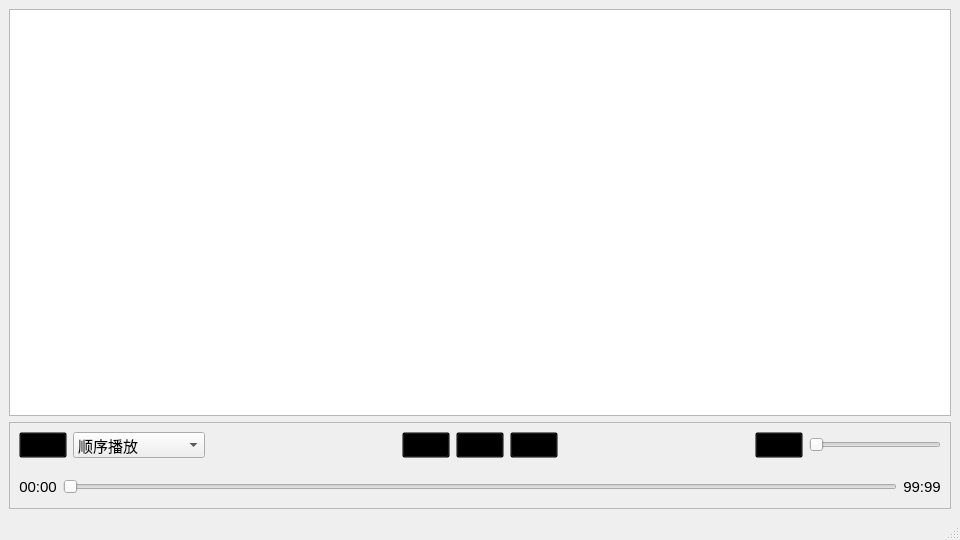
<?xml version="1.0" encoding="UTF-8"?>
<ui version="4.0">
 <class>MainWindow</class>
 <widget class="QMainWindow" name="MainWindow">
  <property name="geometry">
   <rect>
    <x>0</x>
    <y>0</y>
    <width>960</width>
    <height>540</height>
   </rect>
  </property>
  <property name="minimumSize">
   <size>
    <width>960</width>
    <height>540</height>
   </size>
  </property>
  <property name="windowTitle">
   <string>TinyMusicPlayer</string>
  </property>
  <property name="windowIcon">
   <iconset resource="../resource/res.qrc">
    <normaloff>:/icon/client.ico</normaloff>:/icon/client.ico</iconset>
  </property>
  <property name="styleSheet">
   <string notr="true"/>
  </property>
  <widget class="QWidget" name="centralwidget">
   <layout class="QGridLayout" name="gridLayout_2">
    <item row="0" column="0">
     <widget class="QListWidget" name="playList">
      <property name="font">
       <font>
        <pointsize>11</pointsize>
       </font>
      </property>
     </widget>
    </item>
    <item row="1" column="0">
     <widget class="QFrame" name="frame">
      <property name="styleSheet">
       <string notr="true"/>
      </property>
      <property name="frameShape">
       <enum>QFrame::StyledPanel</enum>
      </property>
      <property name="frameShadow">
       <enum>QFrame::Raised</enum>
      </property>
      <layout class="QVBoxLayout" name="verticalLayout">
       <item>
        <layout class="QHBoxLayout" name="control">
         <item>
          <widget class="QPushButton" name="dirBtn">
           <property name="sizePolicy">
            <sizepolicy hsizetype="Fixed" vsizetype="Fixed">
             <horstretch>0</horstretch>
             <verstretch>0</verstretch>
            </sizepolicy>
           </property>
           <property name="minimumSize">
            <size>
             <width>0</width>
             <height>0</height>
            </size>
           </property>
           <property name="font">
            <font>
             <pointsize>11</pointsize>
            </font>
           </property>
           <property name="styleSheet">
            <string notr="true">background-color: transparent;</string>
           </property>
           <property name="text">
            <string/>
           </property>
           <property name="icon">
            <iconset resource="../resource/res.qrc">
             <normaloff>:/icon/add_dir.ico</normaloff>:/icon/add_dir.ico</iconset>
           </property>
           <property name="iconSize">
            <size>
             <width>25</width>
             <height>25</height>
            </size>
           </property>
          </widget>
         </item>
         <item>
          <widget class="QComboBox" name="playRuleBox">
           <property name="enabled">
            <bool>true</bool>
           </property>
           <property name="sizePolicy">
            <sizepolicy hsizetype="Fixed" vsizetype="Fixed">
             <horstretch>0</horstretch>
             <verstretch>0</verstretch>
            </sizepolicy>
           </property>
           <property name="minimumSize">
            <size>
             <width>132</width>
             <height>0</height>
            </size>
           </property>
           <property name="font">
            <font>
             <pointsize>11</pointsize>
             <kerning>true</kerning>
            </font>
           </property>
           <property name="layoutDirection">
            <enum>Qt::LeftToRight</enum>
           </property>
           <property name="styleSheet">
            <string notr="true">QComboBox{border-style: none;}
QComboBox::drop-down{border-style: none;}
background-color: transparent;</string>
           </property>
           <property name="editable">
            <bool>false</bool>
           </property>
           <property name="currentText">
            <string>顺序播放</string>
           </property>
           <property name="currentIndex">
            <number>0</number>
           </property>
           <property name="sizeAdjustPolicy">
            <enum>QComboBox::AdjustToContents</enum>
           </property>
           <property name="iconSize">
            <size>
             <width>25</width>
             <height>25</height>
            </size>
           </property>
           <property name="duplicatesEnabled">
            <bool>false</bool>
           </property>
           <property name="frame">
            <bool>true</bool>
           </property>
           <item>
            <property name="text">
             <string>顺序播放</string>
            </property>
            <property name="icon">
             <iconset resource="../resource/res.qrc">
              <normaloff>:/icon/list_loop.ico</normaloff>:/icon/list_loop.ico</iconset>
            </property>
           </item>
           <item>
            <property name="text">
             <string>随机播放</string>
            </property>
            <property name="icon">
             <iconset resource="../resource/res.qrc">
              <normaloff>:/icon/random.ico</normaloff>:/icon/random.ico</iconset>
            </property>
           </item>
           <item>
            <property name="text">
             <string>单曲循环</string>
            </property>
            <property name="icon">
             <iconset resource="../resource/res.qrc">
              <normaloff>:/icon/again.ico</normaloff>:/icon/again.ico</iconset>
            </property>
           </item>
          </widget>
         </item>
         <item>
          <spacer name="left">
           <property name="orientation">
            <enum>Qt::Horizontal</enum>
           </property>
           <property name="sizeHint" stdset="0">
            <size>
             <width>40</width>
             <height>20</height>
            </size>
           </property>
          </spacer>
         </item>
         <item>
          <widget class="QPushButton" name="preBtn">
           <property name="sizePolicy">
            <sizepolicy hsizetype="Fixed" vsizetype="Fixed">
             <horstretch>0</horstretch>
             <verstretch>0</verstretch>
            </sizepolicy>
           </property>
           <property name="minimumSize">
            <size>
             <width>0</width>
             <height>0</height>
            </size>
           </property>
           <property name="font">
            <font>
             <pointsize>11</pointsize>
            </font>
           </property>
           <property name="styleSheet">
            <string notr="true">background-color: transparent;</string>
           </property>
           <property name="text">
            <string/>
           </property>
           <property name="icon">
            <iconset resource="../resource/res.qrc">
             <normaloff>:/icon/pre.ico</normaloff>:/icon/pre.ico</iconset>
           </property>
           <property name="iconSize">
            <size>
             <width>40</width>
             <height>40</height>
            </size>
           </property>
          </widget>
         </item>
         <item>
          <widget class="QPushButton" name="playBtn">
           <property name="sizePolicy">
            <sizepolicy hsizetype="Fixed" vsizetype="Fixed">
             <horstretch>0</horstretch>
             <verstretch>0</verstretch>
            </sizepolicy>
           </property>
           <property name="minimumSize">
            <size>
             <width>0</width>
             <height>0</height>
            </size>
           </property>
           <property name="font">
            <font>
             <pointsize>11</pointsize>
            </font>
           </property>
           <property name="styleSheet">
            <string notr="true"> background-color: transparent;</string>
           </property>
           <property name="text">
            <string/>
           </property>
           <property name="icon">
            <iconset resource="../resource/res.qrc">
             <normaloff>:/icon/play.ico</normaloff>:/icon/play.ico</iconset>
           </property>
           <property name="iconSize">
            <size>
             <width>40</width>
             <height>40</height>
            </size>
           </property>
          </widget>
         </item>
         <item>
          <widget class="QPushButton" name="nextBtn">
           <property name="minimumSize">
            <size>
             <width>0</width>
             <height>0</height>
            </size>
           </property>
           <property name="font">
            <font>
             <pointsize>11</pointsize>
            </font>
           </property>
           <property name="styleSheet">
            <string notr="true">background-color: transparent;</string>
           </property>
           <property name="text">
            <string/>
           </property>
           <property name="icon">
            <iconset resource="../resource/res.qrc">
             <normaloff>:/icon/next.ico</normaloff>:/icon/next.ico</iconset>
           </property>
           <property name="iconSize">
            <size>
             <width>40</width>
             <height>40</height>
            </size>
           </property>
          </widget>
         </item>
         <item>
          <spacer name="right">
           <property name="orientation">
            <enum>Qt::Horizontal</enum>
           </property>
           <property name="sizeHint" stdset="0">
            <size>
             <width>40</width>
             <height>20</height>
            </size>
           </property>
          </spacer>
         </item>
         <item>
          <widget class="QPushButton" name="volumeBtn">
           <property name="sizePolicy">
            <sizepolicy hsizetype="Fixed" vsizetype="Fixed">
             <horstretch>0</horstretch>
             <verstretch>0</verstretch>
            </sizepolicy>
           </property>
           <property name="minimumSize">
            <size>
             <width>0</width>
             <height>0</height>
            </size>
           </property>
           <property name="font">
            <font>
             <pointsize>11</pointsize>
            </font>
           </property>
           <property name="styleSheet">
            <string notr="true">background-color: transparent;</string>
           </property>
           <property name="text">
            <string/>
           </property>
           <property name="icon">
            <iconset resource="../resource/res.qrc">
             <normaloff>:/icon/volume_high.ico</normaloff>:/icon/volume_high.ico</iconset>
           </property>
           <property name="iconSize">
            <size>
             <width>25</width>
             <height>25</height>
            </size>
           </property>
          </widget>
         </item>
         <item>
          <widget class="QSlider" name="volumeSlider">
           <property name="sizePolicy">
            <sizepolicy hsizetype="Fixed" vsizetype="Fixed">
             <horstretch>0</horstretch>
             <verstretch>0</verstretch>
            </sizepolicy>
           </property>
           <property name="minimumSize">
            <size>
             <width>132</width>
             <height>25</height>
            </size>
           </property>
           <property name="orientation">
            <enum>Qt::Horizontal</enum>
           </property>
           <property name="tickPosition">
            <enum>QSlider::NoTicks</enum>
           </property>
          </widget>
         </item>
        </layout>
       </item>
       <item>
        <spacer name="verticalSpacer">
         <property name="orientation">
          <enum>Qt::Vertical</enum>
         </property>
         <property name="sizeType">
          <enum>QSizePolicy::Fixed</enum>
         </property>
         <property name="sizeHint" stdset="0">
          <size>
           <width>20</width>
           <height>10</height>
          </size>
         </property>
        </spacer>
       </item>
       <item>
        <layout class="QHBoxLayout" name="information">
         <item>
          <widget class="QLabel" name="curLabel">
           <property name="font">
            <font>
             <pointsize>11</pointsize>
            </font>
           </property>
           <property name="text">
            <string>00:00</string>
           </property>
           <property name="alignment">
            <set>Qt::AlignCenter</set>
           </property>
          </widget>
         </item>
         <item>
          <widget class="QSlider" name="musicSlider">
           <property name="minimumSize">
            <size>
             <width>0</width>
             <height>25</height>
            </size>
           </property>
           <property name="orientation">
            <enum>Qt::Horizontal</enum>
           </property>
          </widget>
         </item>
         <item>
          <widget class="QLabel" name="totalLabel">
           <property name="font">
            <font>
             <pointsize>11</pointsize>
            </font>
           </property>
           <property name="text">
            <string>99:99</string>
           </property>
           <property name="alignment">
            <set>Qt::AlignCenter</set>
           </property>
          </widget>
         </item>
        </layout>
       </item>
      </layout>
     </widget>
    </item>
   </layout>
  </widget>
  <widget class="QMenuBar" name="menubar">
   <property name="geometry">
    <rect>
     <x>0</x>
     <y>0</y>
     <width>960</width>
     <height>24</height>
    </rect>
   </property>
  </widget>
  <widget class="QStatusBar" name="statusbar"/>
 </widget>
 <resources>
  <include location="../resource/res.qrc"/>
 </resources>
 <connections/>
</ui>
